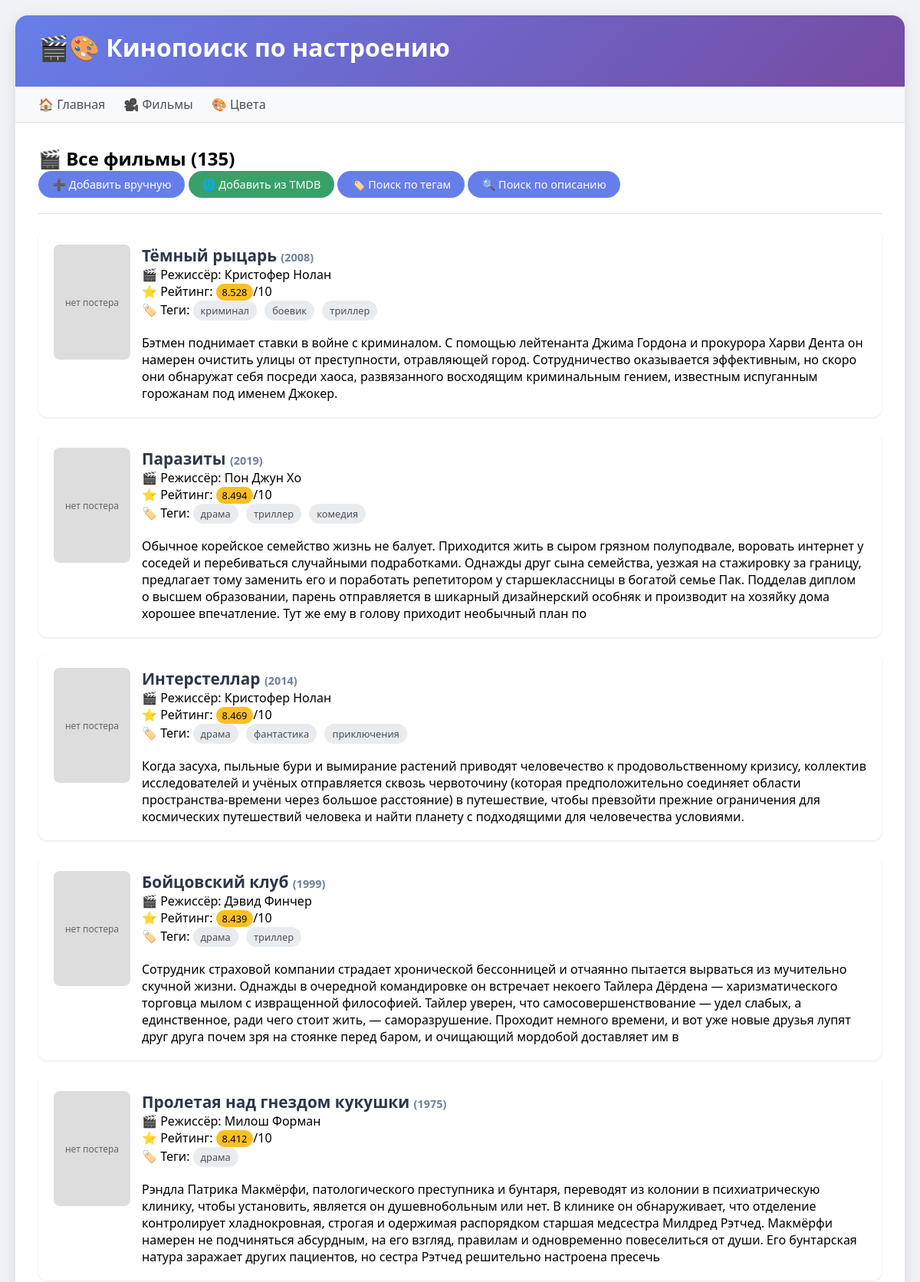
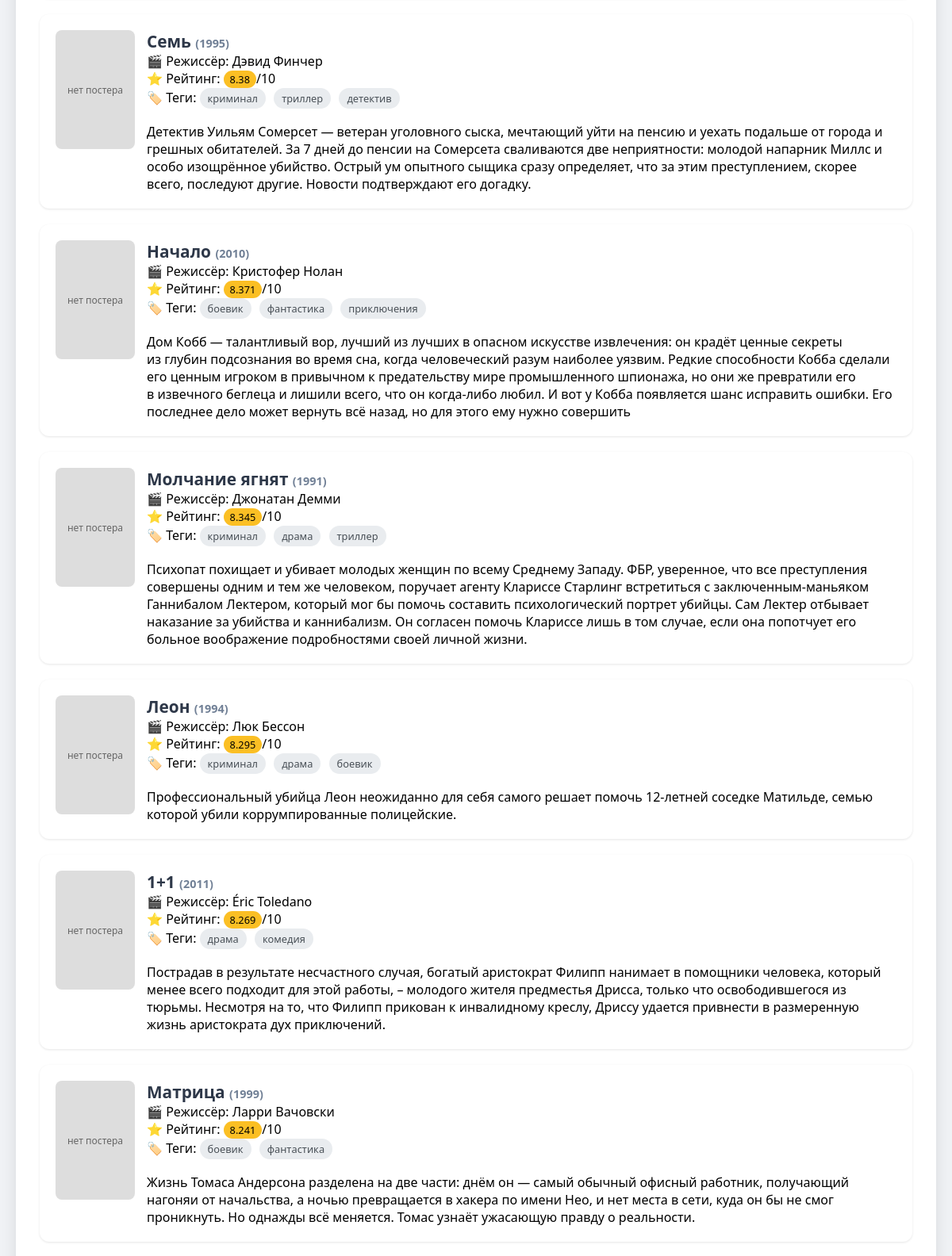
The app's page /movies (upper part) with its own data (2 pictures, top to bottom).
### tables this page shows
CREATE TABLE movies(
                    id INTEGER PRIMARY KEY AUTOINCREMENT,
                    title TEXT NOT NULL,
                    year INTEGER,
                    director TEXT,
                    description TEXT,
                    rating REAL                    
                , poster_path TEXT);

CREATE TABLE tags(
                    id INTEGER PRIMARY KEY AUTOINCREMENT,
                    name TEXT UNIQUE NOT NULL
                );

### app.py (the view)
@app.route('/movies')
def movies_list():
    movies = movie_mgr.get_all_movies()
    return render_template('movies/list.html', movies=movies)

### app.py (called while the page is built)
def get_poster_url(poster_path, size='w342'):
    if poster_path:
        return f"https://image.tmdb.org/t/p/{size}{poster_path}"
    return None

### table_movie.py (called while the page is built)
    def get_all_movies(self) -> List[Dict]:
        with sqlite3.connect(self.db_file) as conn:
            conn.row_factory = sqlite3.Row
            cursor = conn.cursor()
            cursor.execute("""
                SELECT * FROM movies
                ORDER BY rating DESC
            """)
            movies = [dict(row) for row in cursor.fetchall()]
            for movie in movies:
                cursor.execute("""
                    SELECT t.name
                    FROM tags t
                    JOIN movie_tags mt ON t.id = mt.tag_id
                    WHERE mt.movie_id = ?
                """, (movie['id'],))
                movie['tags'] = [row[0] for row in cursor.fetchall()]
            return movies

### templates/movies/list.html (shortened to what this page needs)
{% extends "base.html" %}
{% block content %}
<h2>🎬 Все фильмы ({{ movies|length }})</h2>
<div style="margin-bottom: 20px;">
    <a href="{{ url_for('movies_add_manual') }}" class="button">➕ Добавить вручную</a>
    <a href="{{ url_for('movies_add_tmdb') }}" class="button" style="background: #38a169;">🌐 Добавить из TMDB</a>
    <a href="{{ url_for('movies_search_tags') }}" class="button">🏷️ Поиск по тегам</a>
    <a href="{{ url_for('movies_search_desc') }}" class="button">🔍 Поиск по описанию</a>
</div>
<hr>
{% if movies %}
    {% for movie in movies %}
    <div class="card" style="display: flex; gap: 15px; align-items: flex-start;">
        {% if movie.poster_path %}
        <img src="{{ get_poster_url(movie.poster_path) }}" alt="{{ movie.title }}"
             style="width: 100px; border-radius: 8px; object-fit: cover;">
        {% else %}
        <div style="width: 100px; height: 150px; background: #ddd; border-radius: 8px; display: flex; align-items: center; justify-content: center; font-size: 12px; color: #666;">нет постера</div>
        {% endif %}
        <div style="flex:1">
            <div class="movie-title">{{ movie.title }} <span style="font-size: 0.9rem; color: #718096;">({{ movie.year }})</span></div>
            <div>🎬 Режиссёр: {{ movie.director }}</div>
            <div>⭐ Рейтинг: <span class="rating">{{ movie.rating }}</span>/10</div>
            <div>
                🏷️ Теги:
                {% for t in movie.tags %}
                    <span class="tag">{{ t }}</span>
                {% endfor %}
            </div>
            <div class="movie-description" style="margin-top: 12px;">{{ movie.description }}</div>
        </div>
    </div>
    {% endfor %}
{% else %}
    <p>База фильмов пуста. Добавьте первый фильм через кнопки выше.</p>
{% endif %}
{% endblock %}

### templates/base.html (shortened to what this page needs)
<!DOCTYPE html>
<html lang="ru">
<head>
</head>
<body>
<div class="container">
    <header>
        <h1>🎬🎨 Кинопоиск по настроению</h1>
    </header>
    <nav>
        <a href="{{ url_for('index') }}">🏠 Главная</a>
        <a href="{{ url_for('movies_list') }}">🎥 Фильмы</a>
        <a href="{{ url_for('colors_list') }}">🎨 Цвета</a>
    </nav>
    <main>
        {% block content %}{% endblock %}
    </main>
</div>
</body>
</html>

### templates/base.html (style rules this page uses)
* { margin: 0; padding: 0; box-sizing: border-box; }
body { font-family: 'Segoe UI', Tahoma, Geneva, Verdana, sans-serif; background: #f0f2f5; padding: 20px; }
.container { max-width: 1200px; margin: 0 auto; background: white; border-radius: 16px; box-shadow: 0 4px 20px rgba(0,0,0,0.1); overflow: hidden; }
header { background: linear-gradient(135deg, #667eea 0%, #764ba2 100%); color: white; padding: 20px 30px; }
header h1 { margin-bottom: 10px; }
nav { background: #f8f9fa; padding: 12px 30px; border-bottom: 1px solid #e0e0e0; }
nav a { text-decoration: none; color: #495057; margin-right: 20px; font-weight: 500; transition: color 0.2s; }
main { padding: 30px; }
.card { background: #ffffff; border-radius: 12px; padding: 20px; margin-bottom: 20px; box-shadow: 0 1px 3px rgba(0,0,0,0.1); transition: transform 0.1s ease; }
.tag { display: inline-block; background: #e9ecef; padding: 4px 10px; border-radius: 20px; font-size: 0.8rem; margin-right: 6px; margin-bottom: 6px; color: #495057; }
button, .button { background-color: #667eea; color: white; border: none; padding: 8px 18px; border-radius: 24px; cursor: pointer; font-size: 0.9rem; transition: background 0.2s; text-decoration: none; display: inline-block; }
hr { margin: 20px 0; border: none; border-top: 1px solid #e0e0e0; }
.movie-title, .color-name { font-size: 1.3rem; font-weight: bold; color: #2d3748; }
.rating { background: #fbbf24; padding: 2px 8px; border-radius: 20px; font-size: 0.8rem; display: inline-block; }
a { color: #667eea; }

### records on screen
movies: title "Тёмный рыцарь", year "2008", director "Кристофер Нолан", rating "8.528", description "Бэтмен поднимает ставки в войне с криминалом. С помощью лейтенанта Джима Гордона и прокурора Харви Дента он намерен очистить улицы от преступности, отравляющей город. Сотрудничество оказывается эффективным, но скоро они обнаружат себя посреди хаоса, развязанного восходящим криминальным гением, известным испуганным горожанам под именем Джокер."
tags: name "криминал"
tags: name "боевик"
tags: name "триллер"
movies: title "Паразиты", year "2019", director "Пон Джун Хо", rating "8.494", description "Обычное корейское семейство жизнь не балует. Приходится жить в сыром грязном полуподвале, воровать интернет у соседей и перебиваться случайными подработками. Однажды друг сына семейства, уезжая на стажировку за границу, предлагает тому заменить его и поработать репетитором у старшеклассницы в богатой семье Пак. Подделав диплом о высшем образовании, парень отправляется в шикарный дизайнерский особняк и производит на хозяйку дома хорошее впечатление. Тут же ему в голову приходит необычный план по"
tags: name "драма"
tags: name "комедия"
movies: title "Интерстеллар", year "2014", director "Кристофер Нолан", rating "8.469", description "Когда засуха, пыльные бури и вымирание растений приводят человечество к продовольственному кризису, коллектив исследователей и учёных отправляется сквозь червоточину (которая предположительно соединяет области пространства-времени через большое расстояние) в путешествие, чтобы превзойти прежние ограничения для космических путешествий человека и найти планету с подходящими для человечества условиями."
tags: name "фантастика"
tags: name "приключения"
movies: title "Бойцовский клуб", year "1999", director "Дэвид Финчер", rating "8.439", description "Сотрудник страховой компании страдает хронической бессонницей и отчаянно пытается вырваться из мучительно скучной жизни. Однажды в очередной командировке он встречает некоего Тайлера Дёрдена — харизматического торговца мылом с извращенной философией. Тайлер уверен, что самосовершенствование — удел слабых, а единственное, ради чего стоит жить, — саморазрушение. Проходит немного времени, и вот уже новые друзья лупят друг друга почем зря на стоянке перед баром, и очищающий мордобой доставляет им в"
movies: title "Пролетая над гнездом кукушки", year "1975", director "Милош Форман", rating "8.412", description "Рэндла Патрика Макмёрфи, патологического преступника и бунтаря, переводят из колонии в психиатрическую клинику, чтобы установить, является он душевнобольным или нет. В клинике он обнаруживает, что отделение контролирует хладнокровная, строгая и одержимая распорядком старшая медсестра Милдред Рэтчед. Макмёрфи намерен не подчиняться абсурдным, на его взгляд, правилам и одновременно повеселиться от души. Его бунтарская натура заражает других пациентов, но сестра Рэтчед решительно настроена пресечь"
movies: title "Семь", year "1995", director "Дэвид Финчер", rating "8.38", description "Детектив Уильям Сомерсет — ветеран уголовного сыска, мечтающий уйти на пенсию и уехать подальше от города и грешных обитателей. За 7 дней до пенсии на Сомерсета сваливаются две неприятности: молодой напарник Миллс и особо изощрённое убийство. Острый ум опытного сыщика сразу определяет, что за этим преступлением, скорее всего, последуют другие. Новости подтверждают его догадку."
tags: name "детектив"
movies: title "Начало", year "2010", director "Кристофер Нолан", rating "8.371", description "Дом Кобб — талантливый вор, лучший из лучших в опасном искусстве извлечения: он крадёт ценные секреты из глубин подсознания во время сна, когда человеческий разум наиболее уязвим. Редкие способности Кобба сделали его ценным игроком в привычном к предательству мире промышленного шпионажа, но они же превратили его в извечного беглеца и лишили всего, что он когда-либо любил. И вот у Кобба появляется шанс исправить ошибки. Его последнее дело может вернуть всё назад, но для этого ему нужно совершить"
movies: title "Молчание ягнят", year "1991", director "Джонатан Демми", rating "8.345", description "Психопат похищает и убивает молодых женщин по всему Среднему Западу. ФБР, уверенное, что все преступления совершены одним и тем же человеком, поручает агенту Клариссе Старлинг встретиться с заключенным-маньяком Ганнибалом Лектером, который мог бы помочь составить психологический портрет убийцы. Сам Лектер отбывает наказание за убийства и каннибализм. Он согласен помочь Клариссе лишь в том случае, если она попотчует его больное воображение подробностями своей личной жизни."
movies: title "Леон", year "1994", director "Люк Бессон", rating "8.295", description "Профессиональный убийца Леон неожиданно для себя самого решает помочь 12-летней соседке Матильде, семью которой убили коррумпированные полицейские."
movies: title "1+1", year "2011", director "Éric Toledano", rating "8.269", description "Пострадав в результате несчастного случая, богатый аристократ Филипп нанимает в помощники человека, который менее всего подходит для этой работы, – молодого жителя предместья Дрисса, только что освободившегося из тюрьмы. Несмотря на то, что Филипп прикован к инвалидному креслу, Дриссу удается привнести в размеренную жизнь аристократа дух приключений."
movies: title "Матрица", year "1999", director "Ларри Вачовски", rating "8.241", description "Жизнь Томаса Андерсона разделена на две части: днём он — самый обычный офисный работник, получающий нагоняи от начальства, а ночью превращается в хакера по имени Нео, и нет места в сети, куда он бы не смог проникнуть. Но однажды всё меняется. Томас узнаёт ужасающую правду о реальности."

### other values on screen
{{ movies|length }} "135"
